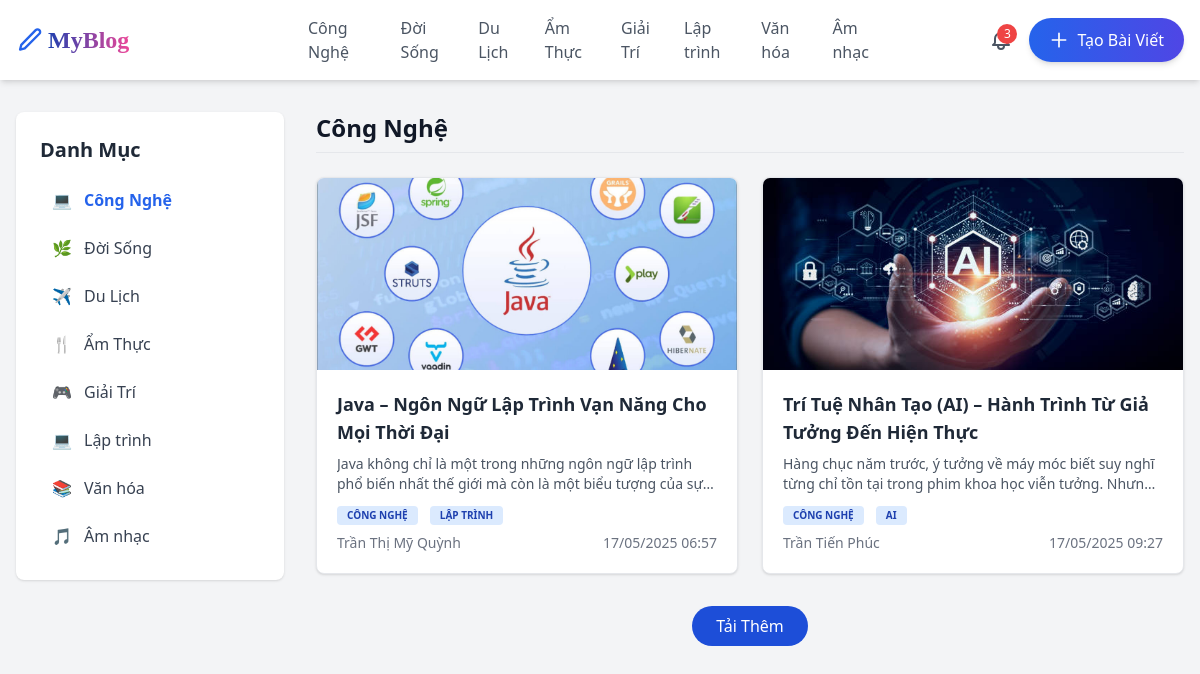
Page /danhmuc/cong-nghe on the earlier database version.
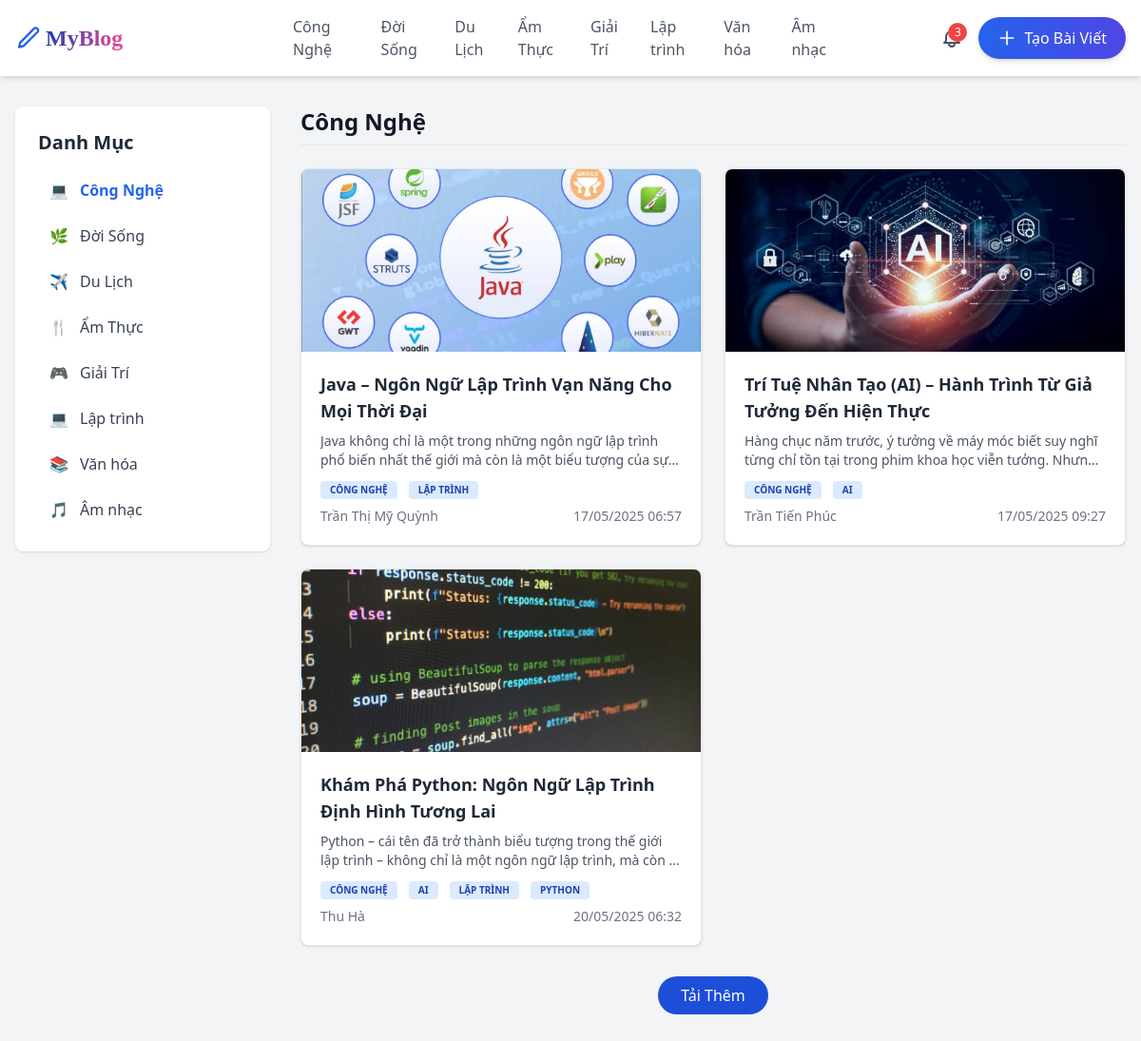
Same page on the later database version.
### app.py (models this page shows)
class Category(db.Model):
    __tablename__ = 'categories'
    id = db.Column(db.Integer, primary_key=True, autoincrement=True)
    name = db.Column(db.String(50))
    slug = db.Column(db.String(100), unique=True, nullable=False)
    posts = db.relationship('PostCategory', backref='category', lazy=True)

class Post(db.Model):
    __tablename__ = 'posts'
    id = db.Column(db.Integer, primary_key=True, autoincrement=True)
    user_id = db.Column(db.Integer, db.ForeignKey('users.id'), nullable=False)
    title = db.Column(db.String(255))
    slug = db.Column(db.String(255), unique=True, nullable=False)
    content = db.Column(db.Text)
    thumbnail_url = db.Column(db.String(255))
    description = db.Column(db.String(255))
    created_at = db.Column(db.DateTime, default=lambda: datetime.now(UTC))
    view_count = db.Column(db.Integer, default=0)
    status = db.Column(db.Enum('draft', 'published', 'archived', name='status_enum'), default='published')
    deleted_at = db.Column(db.DateTime, nullable=True)
    post_categories = db.relationship('PostCategory', backref='post', cascade="all, delete-orphan", lazy=True)
    comments = db.relationship('Comment', backref='post', cascade="all, delete-orphan", lazy='dynamic')
    tags = db.relationship('Tag', secondary='post_tags', back_populates='posts')

class Tag(db.Model):
    __tablename__ = 'tags'
    id = db.Column(db.Integer, primary_key=True, autoincrement=True)
    name = db.Column(db.String(50), unique=True, nullable=False)
    posts = db.relationship('Post', secondary='post_tags', back_populates='tags')

class User(db.Model):
    __tablename__ = 'users'
    id = db.Column(db.String(36), primary_key=True, default=lambda: str(uuid.uuid4()))
    name = db.Column(db.String(100))
    email = db.Column(db.String(100), unique=True)
    password = db.Column(db.String(100))
    mobile = db.Column(db.String(100))
    avatar_url = db.Column(db.String(255))
    bio = db.Column(db.Text)
    joined_date = db.Column(db.Date, default=date.today)
    posts = db.relationship('Post', backref='user', lazy=True)
    comments = db.relationship('Comment', backref='user', lazy=True)
    messages = db.relationship('Message', back_populates='user', lazy='dynamic')

### app.py (the view)
@app.route('/danhmuc/<string:slug>')
def category(slug):
    category = Category.query.filter_by(slug=slug).first_or_404()
    posts = [pc.post for pc in category.posts if pc.post.deleted_at is None]
    return render_template("category.html" , posts=posts , category=category , slug=slug)

### app.py (called while the page is built)
@app.context_processor
def inject_categories():
    categories = Category.query.all()
    return dict(categories=categories)

### templates/category.html (shortened to what this page needs)
{% extends "base.html" %}
{% block content %}
    <main class="container mx-auto max-w-7xl px-4 py-8 grid grid-cols-1 md:grid-cols-12 gap-8">
        <aside class="md:col-span-3 bg-white shadow p-6 rounded-lg h-fit sticky top-6">
            <h3 class="text-xl font-semibold text-gray-800 mb-4">Danh Mục</h3>
            <ul class="space-y-2 text-base">
                {% for category in categories %}
                    <li>
                        <a href="/danhmuc/{{ category.slug }}"
                           class="flex items-center px-3 py-2 rounded-md transition hover:bg-gray-100
                       {% if category.slug == slug %}text-blue-600 font-semibold{% else %}text-gray-700{% endif %}">
                        <span class="mr-3">
                           {% if category.name == "Công Nghệ" %}💻
                           {% elif category.name == "Đời Sống" %}🌿
                           {% elif category.name == "Du Lịch" %}✈️
                           {% elif category.name == "Ẩm Thực" %}🍴
                           {% elif category.name == "Giải Trí" %}🎮
                           {% elif category.name == "Lập trình" %}💻
                           {% elif category.name == "Văn hóa" %}📚
                           {% elif category.name == "Âm nhạc" %}🎵
                           {% else %}📁
                           {% endif %}
                        </span>
                            {{ category.name }}
                        </a>
                    </li>
                {% endfor %}
            </ul>
        </aside>
        <section class="md:col-span-9">
            <h2 class="text-2xl font-bold text-gray-900 mb-6 border-b pb-2">{{ category.name }}</h2>
            {% if posts|length > 0 %}
                <div class="grid grid-cols-1 sm:grid-cols-2 lg:grid-cols-2 gap-6">
                    {% for i in posts %}
                        <a href="/baiviet/{{ i.slug }}">
                            <div class="bg-white border rounded-lg shadow hover:shadow-lg transition overflow-hidden flex flex-col h-full">
                                <img src="{{ url_for('static', filename= i.thumbnail_url)}}"
                                     class="w-full h-48 object-cover" />
                                <div class="p-5 flex flex-col justify-between flex-1">
                                    <h3 class="text-lg font-semibold text-gray-800 mb-2 hover:text-blue-600 transition">
                                        {{ i.title }}
                                    </h3>
                                    <p class="text-gray-600 text-sm mb-3 line-clamp-2">
                                        {{ i.description|safe }}
                                    </p>
                                    <div class="flex flex-wrap gap-2 mb-2">
                                        {% for tag in i.tags %}
                                            <span style="font-size: 10px" class="bg-blue-100 text-blue-800 font-semibold px-2.5 py-0.5 rounded mr-1 uppercase">
                                        {{ tag.name }}
                                      </span>
                                        {% endfor %}
                                    </div>
                                    <div class="flex justify-between text-sm text-gray-500 mt-auto">
                                        <span>{{ i.user.name if i.user else 'Unknown author' }}</span>
                                        <span>{{ i.created_at.strftime('%d/%m/%Y %H:%M') }}</span>
                                    </div>
                                </div>
                            </div>
                        </a>
                    {% endfor %}
                </div>
                <div class="flex justify-center mt-8">
                    <button id="load-more"
                            class="bg-blue-700 text-white font-medium px-6 py-2 rounded-full hover:bg-blue-800 transition">
                        Tải Thêm
                    </button>
                </div>
            {% else %}
                <div class="text-center text-gray-500 py-10">
                    Không có bài viết nào trong danh mục này.
                </div>
            {% endif %}
        </section>
    </main>
{% endblock %}

### templates/base.html (shortened to what this page needs)
<!DOCTYPE html>
<html lang="en">
<head>
    <link rel="stylesheet" href="{{ url_for('static', filename='style.css') }}" />
    <link href="https://cdn.jsdelivr.net/npm/sweetalert2@11/dist/sweetalert2.min.css" rel="stylesheet">
    <link rel="stylesheet" href="https://cdnjs.cloudflare.com/ajax/libs/font-awesome/6.7.2/css/all.min.css" />
</head>
<body class="bg-gray-100">
    <header class="bg-white shadow-md sticky top-0 z-40">
    <div class="container mx-auto max-w-7xl px-4 py-4 grid grid-cols-12 items-center">
        <div class="col-span-3 flex items-center">
            <a href="/trangchu" class="flex items-center space-x-2 group">
                <div class="flex items-center space-x-1 group">
                    <svg class="w-7 h-7 text-blue-600 group-hover:text-blue-400 transition duration-300" fill="none" stroke="currentColor" stroke-width="2" viewBox="0 0 24 24">
                        <path stroke-linecap="round" stroke-linejoin="round"
                              d="M16.862 3.487a2.25 2.25 0 013.182 3.182L7.5 19.213l-4 1 1-4L16.862 3.487z" />
                    </svg>
                    <h1 class="text-2xl font-semibold font-[cursive] bg-gradient-to-r from-blue-800 to-pink-500 text-transparent bg-clip-text group-hover:from-blue-500 group-hover:to-pink-300 transition-all duration-300">
                    </h1>
                </div>
            </a>
        </div>
        <nav id="nav-menu" class="col-span-6 flex justify-center items-center space-x-4 text-base font-medium max-md:hidden max-md:absolute max-md:top-16 max-md:left-0 max-md:w-full max-md:bg-white max-md:shadow-md max-md:flex-col max-md:space-y-4 max-md:p-4">
            {% for category in categories %}
                <a href="/danhmuc/{{ category.slug }}" class="text-gray-600 hover:text-blue-700">{{ category.name }}</a>
            {% endfor %}
        </nav>
        <div class="col-span-3 flex justify-end items-center space-x-4">
            <button class="relative group">
                <span class="absolute -top-1 -right-1 bg-red-500 text-white text-xs rounded-full h-5 w-5 flex items-center justify-center">3</span>
            </button>
            <a href="/taobaiviet"
               class="inline-flex items-center gap-2 px-5 py-2.5 rounded-full bg-gradient-to-r from-blue-600 to-indigo-600 text-white font-medium text-base shadow-md hover:from-blue-700 hover:to-indigo-700 hover:shadow-lg transition duration-300">
                <svg class="w-5 h-5" fill="none" stroke="currentColor" stroke-width="2" viewBox="0 0 24 24">
                    <path stroke-linecap="round" stroke-linejoin="round" d="M12 4v16m8-8H4" />
                </svg>
                Tạo Bài Viết
            </a>
        </div>
    </div>
</header>
    <main>
        {% block content %}{% endblock %}
    </main>
    <script src="https://cdn.tailwindcss.com"></script>
</body>
</html>

Differences in the rows shown:
added Post: thumbnail_url (picture), title "Khám Phá Python: Ngôn Ngữ Lập Trình Định Hình Tương Lai", description "Python – cái tên đã trở thành biểu tượng trong thế giới lập trình – không chỉ là một ngôn ngữ lập trình, mà còn…", user "Thu Hà", created_at "20/05/2025 06:32", Tag (name "CÔNG NGHỆ"), Tag (name "AI"), Tag (name "LẬP TRÌNH")
added Tag: name "PYTHON", shown under "Khám Phá Python: Ngôn Ngữ Lập Trình Định Hình Tương Lai"
